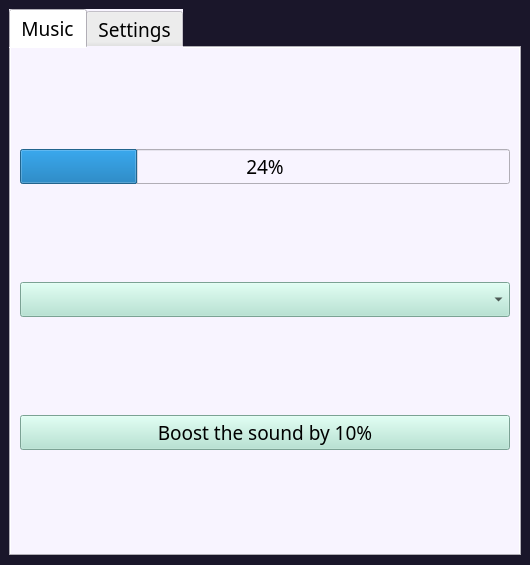
<?xml version="1.0" encoding="UTF-8"?>
<ui version="4.0">
 <class>MainWindow</class>
 <widget class="QMainWindow" name="MainWindow">
  <property name="geometry">
   <rect>
    <x>0</x>
    <y>0</y>
    <width>530</width>
    <height>565</height>
   </rect>
  </property>
  <property name="font">
   <font>
    <family>Bauhaus 93</family>
    <pointsize>14</pointsize>
   </font>
  </property>
  <property name="windowTitle">
   <string>MainWindow</string>
  </property>
  <widget class="QWidget" name="centralwidget">
   <property name="font">
    <font>
     <family>Bauhaus 93</family>
     <pointsize>14</pointsize>
    </font>
   </property>
   <property name="styleSheet">
    <string notr="true">QWidget{
	background-color: #1a162a;
}</string>
   </property>
   <layout class="QVBoxLayout" name="verticalLayout">
    <item>
     <widget class="QTabWidget" name="tabWidget">
      <property name="font">
       <font>
        <family>Bauhaus 93</family>
        <pointsize>14</pointsize>
       </font>
      </property>
      <property name="styleSheet">
       <string notr="true">QWidget{
		background-color: #f8f4ff;
}</string>
      </property>
      <property name="currentIndex">
       <number>0</number>
      </property>
      <widget class="QWidget" name="music">
       <attribute name="title">
        <string>Music</string>
       </attribute>
       <layout class="QVBoxLayout" name="verticalLayout_2">
        <item>
         <widget class="QProgressBar" name="volume">
          <property name="font">
           <font>
            <family>Bauhaus 93</family>
            <pointsize>14</pointsize>
           </font>
          </property>
          <property name="value">
           <number>24</number>
          </property>
         </widget>
        </item>
        <item>
         <widget class="QComboBox" name="musicList">
          <property name="font">
           <font>
            <family>Bauhaus 93</family>
            <pointsize>14</pointsize>
           </font>
          </property>
          <property name="styleSheet">
           <string notr="true">QComboBox{
	background-color: #ace3cf;
	selection-background-color: #ace3cf;
}</string>
          </property>
         </widget>
        </item>
        <item>
         <widget class="QPushButton" name="upVolume">
          <property name="font">
           <font>
            <family>Bauhaus 93</family>
            <pointsize>14</pointsize>
           </font>
          </property>
          <property name="styleSheet">
           <string notr="true">QPushButton{
	background-color: #ace3cf;
}</string>
          </property>
          <property name="text">
           <string>Boost the sound by 10%</string>
          </property>
         </widget>
        </item>
       </layout>
      </widget>
      <widget class="QWidget" name="settings">
       <attribute name="title">
        <string>Settings</string>
       </attribute>
       <layout class="QVBoxLayout" name="verticalLayout_4">
        <item>
         <widget class="QGroupBox" name="groupBox">
          <property name="font">
           <font>
            <family>Bauhaus 93</family>
            <pointsize>14</pointsize>
           </font>
          </property>
          <property name="title">
           <string>Audio</string>
          </property>
          <layout class="QVBoxLayout" name="verticalLayout_3">
           <item>
            <widget class="QRadioButton" name="activateAudioBoost">
             <property name="font">
              <font>
               <family>Bauhaus 93</family>
               <pointsize>14</pointsize>
              </font>
             </property>
             <property name="text">
              <string>Activate audio boost</string>
             </property>
            </widget>
           </item>
           <item>
            <widget class="QRadioButton" name="deactivateAudioBoost">
             <property name="font">
              <font>
               <family>Bauhaus 93</family>
               <pointsize>14</pointsize>
              </font>
             </property>
             <property name="text">
              <string>Deactivate audio boost</string>
             </property>
            </widget>
           </item>
          </layout>
         </widget>
        </item>
       </layout>
      </widget>
     </widget>
    </item>
   </layout>
  </widget>
 </widget>
 <resources/>
 <connections/>
</ui>
